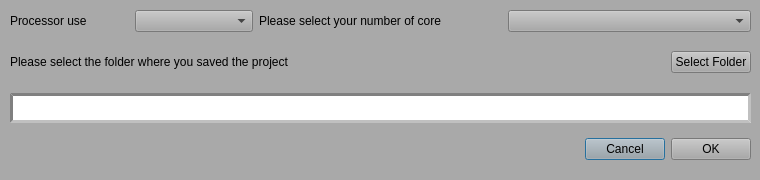
<?xml version="1.0" encoding="UTF-8"?>
<ui version="4.0">
 <class>DialogCoreDir</class>
 <widget class="QDialog" name="DialogCoreDir">
  <property name="geometry">
   <rect>
    <x>0</x>
    <y>0</y>
    <width>760</width>
    <height>180</height>
   </rect>
  </property>
  <property name="windowTitle">
   <string>Dialog</string>
  </property>
  <property name="styleSheet">
   <string notr="true">background-color: darkgrey;</string>
  </property>
  <widget class="QLineEdit" name="lineEdit_SetValueContinueApp">
   <property name="geometry">
    <rect>
     <x>280</x>
     <y>280</y>
     <width>113</width>
     <height>25</height>
    </rect>
   </property>
  </widget>
  <widget class="QWidget" name="layoutWidget">
   <property name="geometry">
    <rect>
     <x>10</x>
     <y>10</y>
     <width>741</width>
     <height>159</height>
    </rect>
   </property>
   <layout class="QGridLayout" name="gridLayout">
    <item row="2" column="0">
     <layout class="QVBoxLayout" name="verticalLayout_5">
      <item>
       <layout class="QHBoxLayout" name="horizontalLayout_3">
        <item>
         <spacer name="horizontalSpacer_2">
          <property name="orientation">
           <enum>Qt::Horizontal</enum>
          </property>
          <property name="sizeHint" stdset="0">
           <size>
            <width>40</width>
            <height>40</height>
           </size>
          </property>
         </spacer>
        </item>
        <item>
         <layout class="QHBoxLayout" name="horizontalLayout_4">
          <item>
           <widget class="QPushButton" name="pushButton_cancel">
            <property name="text">
             <string>Cancel</string>
            </property>
           </widget>
          </item>
          <item>
           <widget class="QPushButton" name="pushButton_ok">
            <property name="text">
             <string>OK</string>
            </property>
           </widget>
          </item>
         </layout>
        </item>
       </layout>
      </item>
     </layout>
    </item>
    <item row="0" column="0">
     <layout class="QVBoxLayout" name="verticalLayout_4">
      <item>
       <layout class="QVBoxLayout" name="verticalLayout_3">
        <item>
         <layout class="QHBoxLayout" name="horizontalLayout">
          <item>
           <layout class="QHBoxLayout" name="horizontalLayout_6">
            <item>
             <widget class="QLabel" name="label_3">
              <property name="styleSheet">
               <string notr="true">font: large &quot;Time New Roman&quot;; </string>
              </property>
              <property name="text">
               <string>Processor use</string>
              </property>
             </widget>
            </item>
            <item>
             <widget class="QComboBox" name="comboBox_processor"/>
            </item>
           </layout>
          </item>
          <item>
           <widget class="QLabel" name="label">
            <property name="maximumSize">
             <size>
              <width>16777215</width>
              <height>40</height>
             </size>
            </property>
            <property name="styleSheet">
             <string notr="true">font: large &quot;Time New Roman&quot;; </string>
            </property>
            <property name="text">
             <string>Please select your number of core</string>
            </property>
           </widget>
          </item>
          <item>
           <widget class="QComboBox" name="comboBox_core"/>
          </item>
         </layout>
        </item>
       </layout>
      </item>
      <item>
       <layout class="QVBoxLayout" name="verticalLayout_2">
        <item>
         <layout class="QVBoxLayout" name="verticalLayout">
          <item>
           <layout class="QHBoxLayout" name="horizontalLayout_2"/>
          </item>
         </layout>
        </item>
        <item>
         <layout class="QHBoxLayout" name="horizontalLayout_5">
          <item>
           <widget class="QLabel" name="label_2">
            <property name="maximumSize">
             <size>
              <width>16777215</width>
              <height>40</height>
             </size>
            </property>
            <property name="styleSheet">
             <string notr="true">font: large &quot;Time New Roman&quot;; </string>
            </property>
            <property name="text">
             <string>Please select the folder where you saved the project</string>
            </property>
           </widget>
          </item>
          <item>
           <spacer name="horizontalSpacer">
            <property name="orientation">
             <enum>Qt::Horizontal</enum>
            </property>
            <property name="sizeHint" stdset="0">
             <size>
              <width>40</width>
              <height>20</height>
             </size>
            </property>
           </spacer>
          </item>
          <item>
           <widget class="QPushButton" name="pushButton_select">
            <property name="text">
             <string>Select Folder</string>
            </property>
           </widget>
          </item>
         </layout>
        </item>
       </layout>
      </item>
     </layout>
    </item>
    <item row="1" column="0">
     <widget class="QLabel" name="label_path">
      <property name="maximumSize">
       <size>
        <width>16777215</width>
        <height>30</height>
       </size>
      </property>
      <property name="styleSheet">
       <string notr="true">background-color:white;
border: 3px inset grey;</string>
      </property>
      <property name="text">
       <string/>
      </property>
     </widget>
    </item>
   </layout>
  </widget>
 </widget>
 <resources/>
 <connections/>
</ui>
